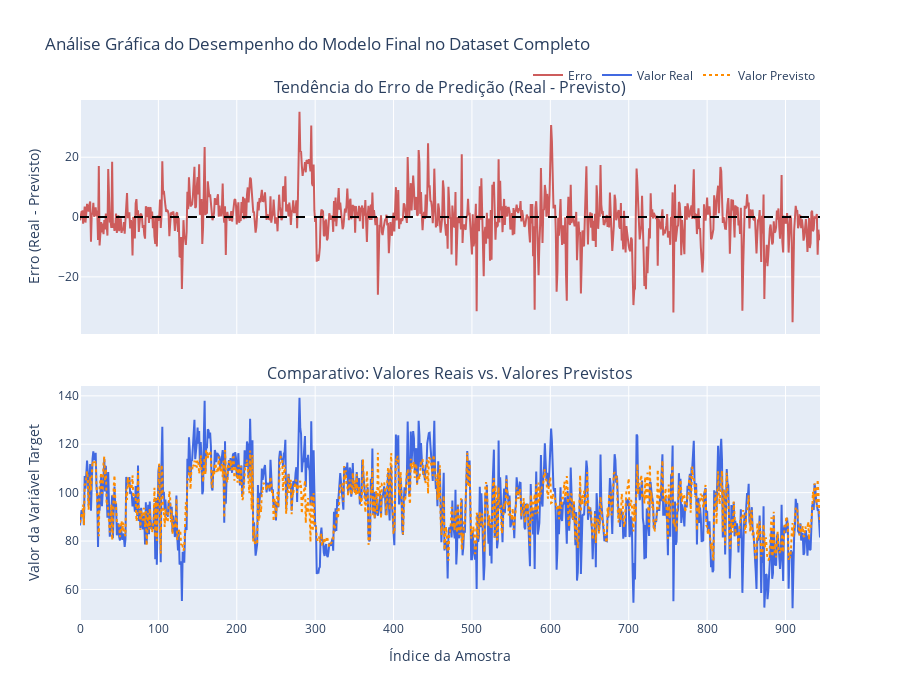

The notebook cell saved with this chart:
### Code cell
# --- Gráficos de Análise do Modelo Final ---

# 1. Calcular o erro
prediction_error = y - y_pred_full

# 2. Criar os subplots
fig = make_subplots(
    rows=2, cols=1,
    shared_xaxes=True,
    vertical_spacing=0.1,
    subplot_titles=(
        "Tendência do Erro de Predição (Real - Previsto)",
        "Comparativo: Valores Reais vs. Valores Previstos"
    )
)

# --- Gráfico 1: Tendência do Erro ---
fig.add_trace(
    go.Scatter(
        x=y.index,
        y=prediction_error,
        mode='lines',
        name='Erro',
        line=dict(color='indianred')
    ),
    row=1, col=1
)
# Adiciona uma linha em y=0 para referência de erro nulo
fig.add_hline(y=0, line_dash="dash", line_color="black", row=1, col=1)

# --- Gráfico 2: Real vs. Previsto ---
# Adiciona a linha dos valores reais
fig.add_trace(
    go.Scatter(
        x=y.index,
        y=y,
        mode='lines',
        name='Valor Real',
        line=dict(color='royalblue')
    ),
    row=2, col=1
)
# Adiciona a linha dos valores previstos
fig.add_trace(
    go.Scatter(
        x=y.index,
        y=y_pred_full,
        mode='lines',
        name='Valor Previsto',
        line=dict(color='darkorange', dash='dot')
    ),
    row=2, col=1
)

# 3. Atualizar o layout geral
fig.update_layout(
    height=700,
    title_text="Análise Gráfica do Desempenho do Modelo Final no Dataset Completo",
    showlegend=True,
    legend=dict(orientation="h", yanchor="bottom", y=1.02, xanchor="right", x=1)
)

# Atualizar os títulos dos eixos
fig.update_yaxes(title_text="Erro (Real - Previsto)", row=1, col=1)
fig.update_yaxes(title_text="Valor da Variável Target", row=2, col=1)
fig.update_xaxes(title_text="Índice da Amostra", row=2, col=1)


fig.show()

### Figure 1 — Plotly figure (JSON) as saved in the notebook; plotly's stock layout.template omitted (floating-point values rounded to 4 significant figures; data arrays with more than 128 entries replaced by an {"elided": "..."} marker saying what was removed)
{"data": [{"line": {"color": "indianred"}, "mode": "lines", "name": "Erro", "type": "scatter", "x": {"elided": "945 int values"}, "xaxis": "x", "y": {"elided": "945 float values"}, "yaxis": "y"}, {"line": {"color": "royalblue"}, "mode": "lines", "name": "Valor Real", "type": "scatter", "x": {"elided": "945 int values"}, "xaxis": "x2", "y": {"elided": "945 float values"}, "yaxis": "y2"}, {"line": {"color": "darkorange", "dash": "dot"}, "mode": "lines", "name": "Valor Previsto", "type": "scatter", "x": {"elided": "945 int values"}, "xaxis": "x2", "y": {"elided": "945 float values"}, "yaxis": "y2"}], "layout": {"annotations": [{"font": {"size": 16}, "showarrow": false, "text": "Tendência do Erro de Predição (Real - Previsto)", "x": 0.5, "xanchor": "center", "xref": "paper", "y": 1, "yanchor": "bottom", "yref": "paper"}, {"font": {"size": 16}, "showarrow": false, "text": "Comparativo: Valores Reais vs. Valores Previstos", "x": 0.5, "xanchor": "center", "xref": "paper", "y": 0.45, "yanchor": "bottom", "yref": "paper"}], "height": 700, "legend": {"orientation": "h", "x": 1, "xanchor": "right", "y": 1.02, "yanchor": "bottom"}, "shapes": [{"line": {"color": "black", "dash": "dash"}, "type": "line", "x0": 0, "x1": 1, "xref": "x domain", "y0": 0, "y1": 0, "yref": "y"}], "showlegend": true, "title": {"text": "Análise Gráfica do Desempenho do Modelo Final no Dataset Completo"}, "xaxis": {"anchor": "y", "domain": [0, 1], "matches": "x2", "showticklabels": false}, "xaxis2": {"anchor": "y2", "domain": [0, 1], "title": {"text": "Índice da Amostra"}}, "yaxis": {"anchor": "x", "domain": [0.55, 1], "title": {"text": "Erro (Real - Previsto)"}}, "yaxis2": {"anchor": "x2", "domain": [0, 0.45], "title": {"text": "Valor da Variável Target"}}}}
